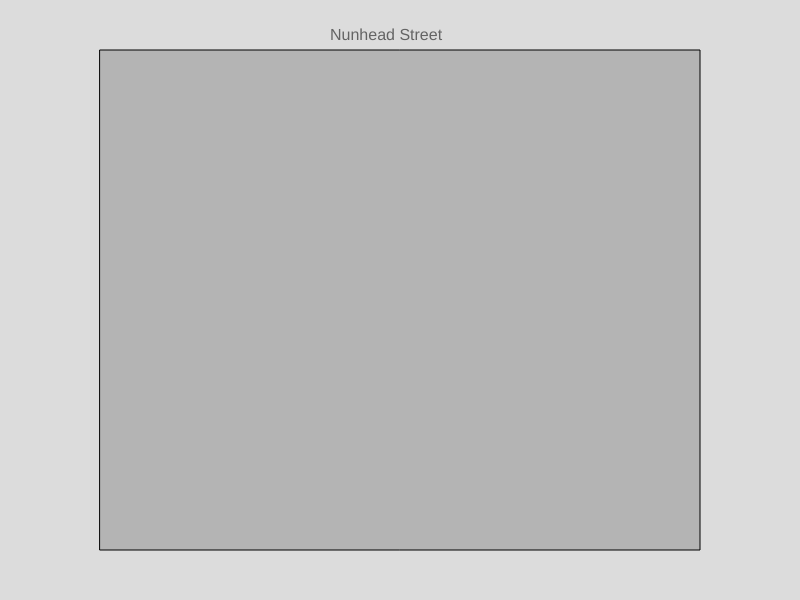
Frame 1 (no input)
Frame 60 (no input): identical to frame 1, image omitted
Frame 120 (the mouse pressed at the canvas centre since frame 60): identical to frame 1, image omitted

The p5.js sketch that drew this single still picture (run headless with seeded random() and noise() and a simulated clock; from frame 60 on, the mouse is pressed at the canvas centre):

// p5.js sketch
// ── sketch.js

let smellData = [];
let input, submitButton;
let selectedSpot = null;

function setup() {
  createCanvas(800, 600);
  background(220);
  drawMap();

 
  input = createInput();
  input.position(820, 50);

  
  submitButton = createButton('Log Smell');
  submitButton.position(820, 80);
  submitButton.mousePressed(logSmell);
}

function draw() {
  drawMap();
  drawSmellPoints();
}

function drawMap() {
  background(220);
  fill(180);
  rect(100, 50, 600, 500); 
  fill(100);
  textSize(16);
  text("Nunhead Street", 330, 40);
}

function drawSmellPoints() {
  fill(255, 0, 0);
  for (let i = 0; i < smellData.length; i++) {
    let spot = smellData[i];
    ellipse(spot.x, spot.y, 10, 10);
  }
}

function mousePressed() {
  if (mouseX > 100 && mouseX < 700 && mouseY > 50 && mouseY < 550) {
    selectedSpot = { x: mouseX, y: mouseY };
  }
}

function logSmell() {
  if (selectedSpot && input.value() !== '') {
    smellData.push({ x: selectedSpot.x, y: selectedSpot.y, smell: input.value() });
    input.value('');
    selectedSpot = null;
  }
}
